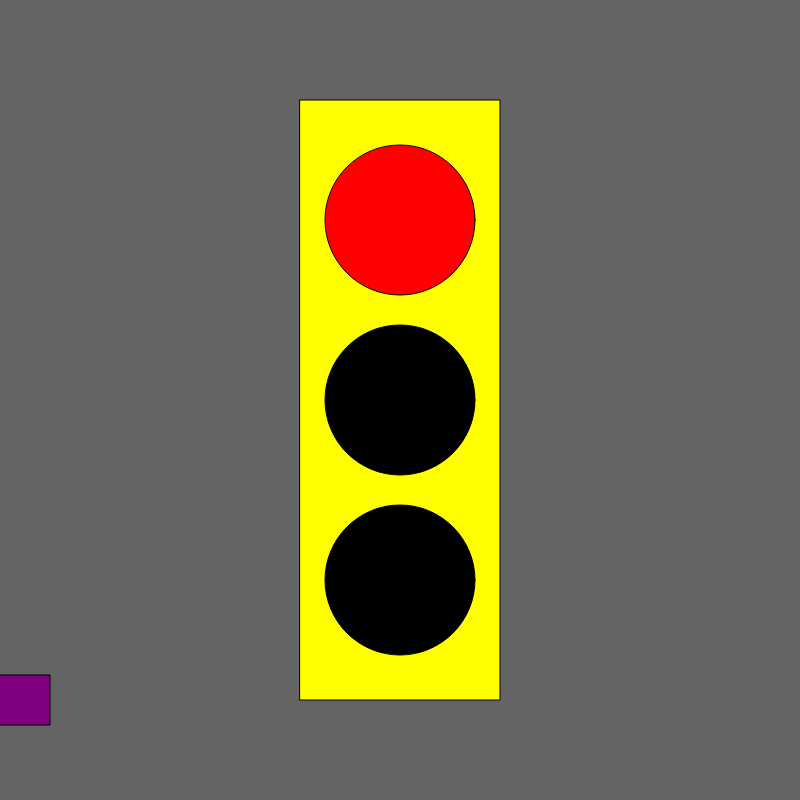
Frame 1 (no input)
Frame 60 (no input): identical to frame 1, image omitted
Frame 120 (the mouse pressed at the canvas centre since frame 60): identical to frame 1, image omitted

The p5.js sketch that drew this single still picture (run headless with seeded random() and noise() and a simulated clock; from frame 60 on, the mouse is pressed at the canvas centre):

// p5.js sketch
// ── sketch.js
let state = 0;
let timer = 0;
let x = 0;
let vel = 0 ;

function setup() {
  createCanvas(800, 800);
  rectMode(CENTER);
  ellipseMode(CENTER);
  //noStroke() ;
}

function draw() {
  background(100);
  fill("yellow");
  rect(width / 2, height / 2, 200, 600);


  switch (state) {
    case 0: // red
      fill('red');
      ellipse(width / 2, height / 2 - 180, 150, 150);
      fill('black');
      ellipse(width / 2, height / 2, 150, 150);
      ellipse(width / 2, height / 2 + 180, 150, 150);
      vel = 0 ;
      break;

    case 1: // green
      fill('black');
      ellipse(width / 2, height / 2 - 180, 150, 150);
      ellipse(width / 2, height / 2, 150, 150);
      fill('green');
      ellipse(width / 2, height / 2 + 180, 150, 150);
      vel = 10 ;
      break;

    case 2: // yellow
      fill('black');
      ellipse(width / 2, height / 2 - 180, 150, 150);
      fill('yellow');
      ellipse(width / 2, height / 2, 150, 150);
      fill('black');
      ellipse(width / 2, height / 2 + 180, 150, 150);
      vel = 5 ;
      break;
  }

  timer++;
  if (timer > 3 * 60) {
    timer = 0;
    state++;
    if (state > 2) {
      state = 0;
    }
  }

  fill('purple');
  rect(x, height - 100, 100, 50);
  x = x + vel ;
  if (x > width){
    x = 0 ;
  }

}
